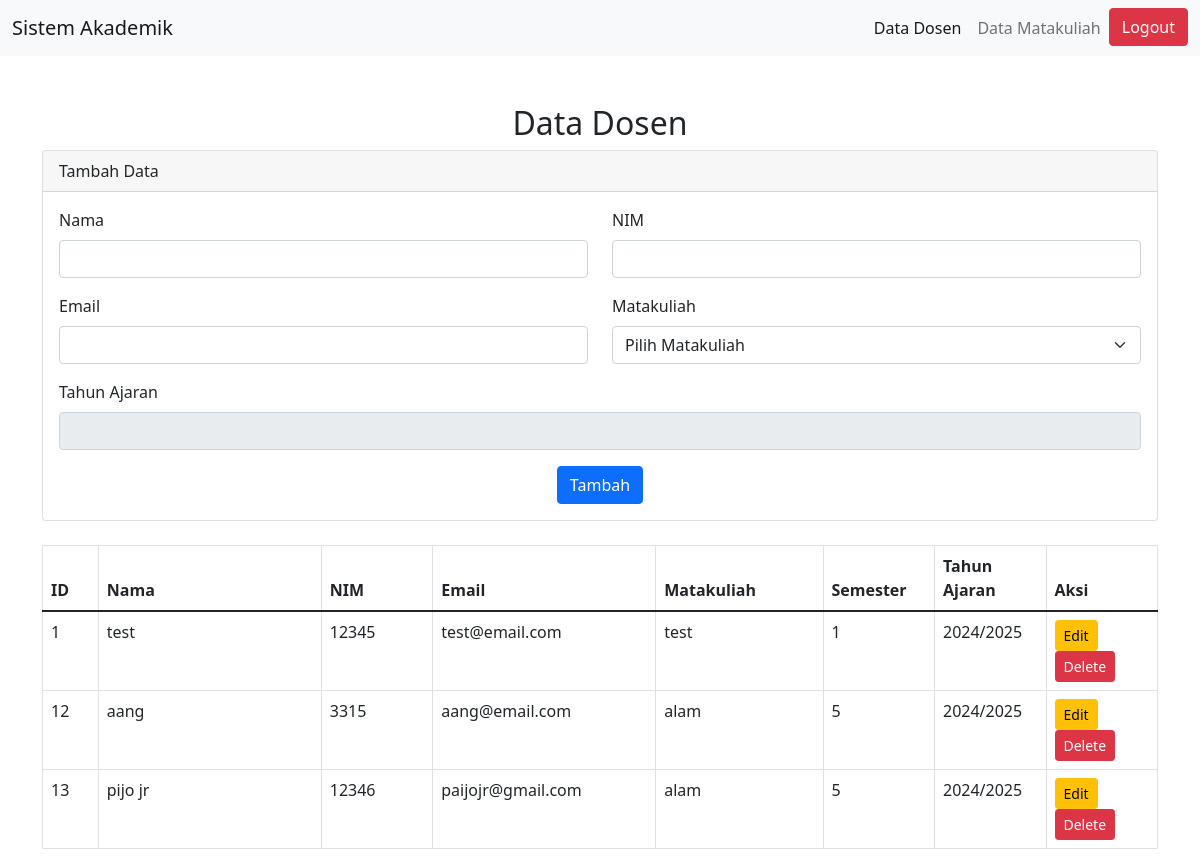
The page / on the database its author committed.
### tables this page shows
CREATE TABLE `dosen` (
  `id` int(11) NOT NULL,
  `nim` varchar(20) DEFAULT NULL,
  `nama` varchar(100) DEFAULT NULL,
  `email` varchar(100) DEFAULT NULL,
  `matakuliah_id` int(11) DEFAULT NULL,
  `tahun_ajaran` varchar(10) DEFAULT NULL
);

CREATE TABLE `matakuliah` (
  `id` int(11) NOT NULL,
  `kode` varchar(10) NOT NULL,
  `nama` varchar(100) NOT NULL,
  `sks` int(11) NOT NULL,
  `semester` varchar(10) NOT NULL,
  `tahun_ajaran` varchar(10) NOT NULL
);

### index.php (the view, shortened to what this page needs)
<?php
include 'config.php';
$page = isset($_GET['page']) ? $_GET['page'] : 'dosen';
?>
<!DOCTYPE html>
<html lang="en">
<head>
    <link href="https://cdn.jsdelivr.net/npm/bootstrap@5.1.3/dist/css/bootstrap.min.css" rel="stylesheet">
</head>
<body>
<nav class="navbar navbar-expand-lg navbar-light bg-light">
    <div class="container-fluid">
        <a class="navbar-brand" href="#">Sistem Akademik</a>
        <div class="collapse navbar-collapse">
            <ul class="navbar-nav ms-auto">
                <li class="nav-item">
                    <a class="nav-link <?php if($page == 'dosen') echo 'active'; ?>" href="index.php?page=dosen">Data Dosen</a>
                </li>
                <li class="nav-item">
                    <a class="nav-link <?php if($page == 'matakuliah') echo 'active'; ?>" href="index.php?page=matakuliah">Data Matakuliah</a>
                <li class="nav-item">
                    <a href="logout.php" class="btn btn-danger">Logout</a>
                </li>
            </ul>
        </div>
    </div>
</nav>
<div class="container mt-5">
    <h2 class="text-center"><?php echo ($page == 'dosen') ? 'Data Dosen' : 'Data Matakuliah'; ?></h2>
    <div class="card mb-4">
        <div class="card-header">
            <?php echo isset($row) ? 'Edit Data' : 'Tambah Data'; ?>
        </div>
        <div class="card-body">
            <form method="post" action="index.php?page=<?php echo $page; ?>">
                <?php if ($page == 'dosen') { ?>
                    <div class="row mb-3">
                        <div class="col-md-6">
                            <label for="nama" class="form-label">Nama</label>
                            <input type="text" class="form-control" id="nama" name="nama" required value="<?php echo isset($row) ? $row['nama'] : ''; ?>">
                        </div>
                        <div class="col-md-6">
                            <label for="nim" class="form-label">NIM</label>
                            <input type="text" class="form-control" id="nim" name="nim" required value="<?php echo isset($row) ? $row['nim'] : ''; ?>">
                        </div>
                    </div>
                    <div class="row mb-3">
                        <div class="col-md-6">
                            <label for="email" class="form-label">Email</label>
                            <input type="email" class="form-control" id="email" name="email" required value="<?php echo isset($row) ? $row['email'] : ''; ?>">
                        </div>
                        <div class="col-md-6">
                            <label for="matakuliah_id" class="form-label">Matakuliah</label>
                            <select class="form-select" id="matakuliah_id" name="matakuliah_id" required onchange="updateTahunAjaran()">
                                <option value="">Pilih Matakuliah</option>
                            </select>
                        </div>
                    </div>
                    <div class="mb-3">
                        <label for="tahun_ajaran" class="form-label">Tahun Ajaran</label>
                        <input type="text" class="form-control" id="tahun_ajaran" name="tahun_ajaran" readonly value="<?php echo isset($row) ? $row['tahun_ajaran'] : ''; ?>">
                    </div>
                <?php } ?>
                <div class="text-center">
                    <button type="submit" name="<?php echo isset($row) ? 'update' : 'submit'; ?>" class="btn btn-primary">
                        <?php echo isset($row) ? 'Update' : 'Tambah'; ?>
                    </button>
                </div>
            </form>
        </div>
    </div>
    <div class="table-responsive">
        <table class="table table-bordered table-hover">
            <thead>
            <tr>
                <th style="width: 5%;">ID</th>
                <?php if ($page == 'dosen') { ?>
                    <th style="width: 20%;">Nama</th>
                    <th style="width: 10%;">NIM</th>
                    <th style="width: 20%;">Email</th>
                    <th style="width: 15%;">Matakuliah</th>
                    <th style="width: 10%;">Semester</th>
                    <th style="width: 10%;">Tahun Ajaran</th>
                <?php } ?>
                <th style="width: 10%;">Aksi</th>
            </tr>
            </thead>
            <tbody>
            <?php
            if ($page == 'dosen') {
                $result = $conn->query("
                    SELECT dosen.id, dosen.nama, dosen.nim, dosen.email,
                           matakuliah.nama AS matakuliah_nama,
                           matakuliah.semester, matakuliah.tahun_ajaran
                    FROM dosen
                    LEFT JOIN matakuliah ON dosen.matakuliah_id = matakuliah.id
                ");
                while ($row = $result->fetch_assoc()) {
                    echo "<tr>";
                    echo "<td>" . $row['id'] . "</td>";
                    echo "<td>" . $row['nama'] . "</td>";
                    echo "<td>" . $row['nim'] . "</td>";
                    echo "<td>" . $row['email'] . "</td>";
                    echo "<td>" . $row['matakuliah_nama'] . "</td>";
                    echo "<td>" . $row['semester'] . "</td>";
                    echo "<td>" . $row['tahun_ajaran'] . "</td>";
                    echo "<td>
                            <a href='index.php?page=dosen&edit=" . $row['id'] . "' class='btn btn-sm btn-warning'>Edit</a>
                            <a href='index.php?page=dosen&delete=" . $row['id'] . "' class='btn btn-sm btn-danger' onclick='return confirm(\"Yakin ingin menghapus data ini?\");'>Delete</a>
                          </td>";
                    echo "</tr>";
                }
            }
            ?>
            </tbody>
        </table>
    </div>
</div>
</body>
</html>

### rows shown on the page
dosen: id "1", nama "test", nim "12345", email "test@email.com", matakuliah.nama "test", matakuliah.semester "1", matakuliah.tahun_ajaran "2024/2025"
dosen: id "12", nama "aang", nim "3315", email "aang@email.com", matakuliah.nama "alam", matakuliah.semester "5", matakuliah.tahun_ajaran "2024/2025"
dosen: id "13", nama "pijo jr", nim "12346", email "paijojr@gmail.com", matakuliah.nama "alam", matakuliah.semester "5", matakuliah.tahun_ajaran "2024/2025"
